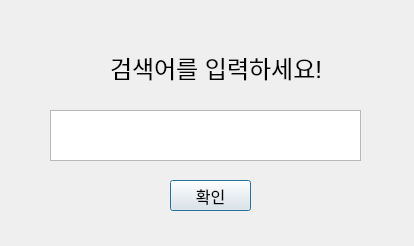
<?xml version="1.0" encoding="UTF-8"?>
<ui version="4.0">
 <class>Dialog</class>
 <widget class="QDialog" name="Dialog">
  <property name="geometry">
   <rect>
    <x>0</x>
    <y>0</y>
    <width>414</width>
    <height>246</height>
   </rect>
  </property>
  <property name="windowTitle">
   <string>Dialog</string>
  </property>
  <property name="styleSheet">
   <string notr="true"/>
  </property>
  <widget class="QPushButton" name="ok">
   <property name="geometry">
    <rect>
     <x>170</x>
     <y>180</y>
     <width>81</width>
     <height>31</height>
    </rect>
   </property>
   <property name="font">
    <font>
     <family>나눔스퀘어 Bold</family>
     <pointsize>12</pointsize>
     <weight>9</weight>
     <italic>false</italic>
     <bold>false</bold>
    </font>
   </property>
   <property name="styleSheet">
    <string notr="true">font: 75 12pt &quot;나눔스퀘어 Bold&quot;;

</string>
   </property>
   <property name="text">
    <string>확인</string>
   </property>
  </widget>
  <widget class="QTextEdit" name="edit">
   <property name="geometry">
    <rect>
     <x>50</x>
     <y>110</y>
     <width>311</width>
     <height>51</height>
    </rect>
   </property>
  </widget>
  <widget class="QLabel" name="info">
   <property name="geometry">
    <rect>
     <x>110</x>
     <y>50</y>
     <width>211</width>
     <height>31</height>
    </rect>
   </property>
   <property name="styleSheet">
    <string notr="true">font: 75 18pt &quot;나눔스퀘어OTF Bold&quot;;</string>
   </property>
   <property name="text">
    <string>&lt;html&gt;&lt;head/&gt;&lt;body&gt;&lt;p&gt;&lt;span style=&quot; font-size:18pt;&quot;&gt;검색어를 입력하세요!&lt;/span&gt;&lt;/p&gt;&lt;/body&gt;&lt;/html&gt;</string>
   </property>
   <property name="scaledContents">
    <bool>false</bool>
   </property>
   <property name="indent">
    <number>-1</number>
   </property>
  </widget>
 </widget>
 <resources/>
 <connections/>
</ui>
